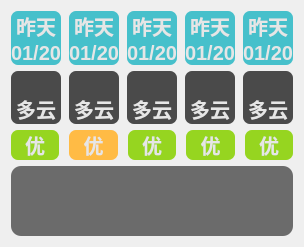
       <widget class="QWidget" name="widget04" native="true">
        <property name="maximumSize">
         <size>
          <width>16777215</width>
          <height>400</height>
         </size>
        </property>
        <property name="styleSheet">
         <string notr="true"/>
        </property>
        <layout class="QVBoxLayout" name="verticalLayout_3">
         <item>
          <widget class="QWidget" name="widget0401" native="true">
           <property name="styleSheet">
            <string notr="true">QLabel{
		font-size: 20px;
      font-weight: bold;
}
</string>
           </property>
           <layout class="QGridLayout" name="gridLayout_3">
            <property name="leftMargin">
             <number>0</number>
            </property>
            <property name="topMargin">
             <number>0</number>
            </property>
            <property name="rightMargin">
             <number>0</number>
            </property>
            <property name="bottomMargin">
             <number>0</number>
            </property>
            <property name="horizontalSpacing">
             <number>8</number>
            </property>
            <property name="verticalSpacing">
             <number>0</number>
            </property>
            <item row="0" column="4">
             <widget class="QLabel" name="labelday4">
              <property name="font">
               <font>
                <pointsize>-1</pointsize>
                <weight>75</weight>
                <bold>true</bold>
               </font>
              </property>
              <property name="styleSheet">
               <string notr="true">color: rgb(230, 230, 230);
border-radius: 7px;
background-color: rgb(70, 192, 203);
border-bottom-right-radius:0px;
border-bottom-left-radius:0px;</string>
              </property>
              <property name="text">
               <string>昨天</string>
              </property>
              <property name="alignment">
               <set>Qt::AlignBottom|Qt::AlignHCenter</set>
              </property>
             </widget>
            </item>
            <item row="1" column="3">
             <widget class="QLabel" name="labelDate3">
              <property name="font">
               <font>
                <pointsize>-1</pointsize>
                <weight>75</weight>
                <bold>true</bold>
               </font>
              </property>
              <property name="styleSheet">
               <string notr="true">color: rgb(230, 230, 230);
border-radius: 7px;
background-color: rgb(70, 192, 203);
border-top-right-radius:0px;
border-top-left-radius:0px;</string>
              </property>
              <property name="text">
               <string>01/20</string>
              </property>
              <property name="alignment">
               <set>Qt::AlignCenter</set>
              </property>
             </widget>
            </item>
            <item row="0" column="2">
             <widget class="QLabel" name="labelday2">
              <property name="font">
               <font>
                <pointsize>-1</pointsize>
                <weight>75</weight>
                <bold>true</bold>
               </font>
              </property>
              <property name="styleSheet">
               <string notr="true">color: rgb(230, 230, 230);
border-radius: 7px;
background-color: rgb(70, 192, 203);
border-bottom-right-radius:0px;
border-bottom-left-radius:0px;</string>
              </property>
              <property name="text">
               <string>昨天</string>
              </property>
              <property name="alignment">
               <set>Qt::AlignBottom|Qt::AlignHCenter</set>
              </property>
             </widget>
            </item>
            <item row="0" column="0">
             <widget class="QLabel" name="labelday0">
              <property name="font">
               <font>
                <pointsize>-1</pointsize>
                <weight>75</weight>
                <bold>true</bold>
               </font>
              </property>
              <property name="styleSheet">
               <string notr="true">color: rgb(230, 230, 230);
border-radius: 7px;
background-color: rgb(70, 192, 203);
border-bottom-right-radius:0px;
border-bottom-left-radius:0px;</string>
              </property>
              <property name="text">
               <string>昨天</string>
              </property>
              <property name="alignment">
               <set>Qt::AlignBottom|Qt::AlignHCenter</set>
              </property>
             </widget>
            </item>
            <item row="1" column="0">
             <widget class="QLabel" name="labelDate0">
              <property name="font">
               <font>
                <pointsize>-1</pointsize>
                <weight>75</weight>
                <bold>true</bold>
               </font>
              </property>
              <property name="styleSheet">
               <string notr="true">color: rgb(230, 230, 230);
border-radius: 7px;
background-color: rgb(70, 192, 203);
border-top-right-radius:0px;
border-top-left-radius:0px;</string>
              </property>
              <property name="text">
               <string>01/20</string>
              </property>
              <property name="alignment">
               <set>Qt::AlignCenter</set>
              </property>
             </widget>
            </item>
            <item row="1" column="2">
             <widget class="QLabel" name="labelDate2">
              <property name="font">
               <font>
                <pointsize>-1</pointsize>
                <weight>75</weight>
                <bold>true</bold>
               </font>
              </property>
              <property name="styleSheet">
               <string notr="true">color: rgb(230, 230, 230);
border-radius: 7px;
background-color: rgb(70, 192, 203);
border-top-right-radius:0px;
border-top-left-radius:0px;</string>
              </property>
              <property name="text">
               <string>01/20</string>
              </property>
              <property name="alignment">
               <set>Qt::AlignCenter</set>
              </property>
             </widget>
            </item>
            <item row="1" column="4">
             <widget class="QLabel" name="labelDate4">
              <property name="font">
               <font>
                <pointsize>-1</pointsize>
                <weight>75</weight>
                <bold>true</bold>
               </font>
              </property>
              <property name="styleSheet">
               <string notr="true">color: rgb(230, 230, 230);
border-radius: 7px;
background-color: rgb(70, 192, 203);
border-top-right-radius:0px;
border-top-left-radius:0px;</string>
              </property>
              <property name="text">
               <string>01/20</string>
              </property>
              <property name="alignment">
               <set>Qt::AlignCenter</set>
              </property>
             </widget>
            </item>
            <item row="1" column="1">
             <widget class="QLabel" name="labelDate1">
              <property name="font">
               <font>
                <pointsize>-1</pointsize>
                <weight>75</weight>
                <bold>true</bold>
               </font>
              </property>
              <property name="styleSheet">
               <string notr="true">color: rgb(230, 230, 230);
border-radius: 7px;
background-color: rgb(70, 192, 203);
border-top-right-radius:0px;
border-top-left-radius:0px;</string>
              </property>
              <property name="text">
               <string>01/20</string>
              </property>
              <property name="alignment">
               <set>Qt::AlignCenter</set>
              </property>
             </widget>
            </item>
            <item row="0" column="3">
             <widget class="QLabel" name="labelday3">
              <property name="font">
               <font>
                <pointsize>-1</pointsize>
                <weight>75</weight>
                <bold>true</bold>
               </font>
              </property>
              <property name="styleSheet">
               <string notr="true">color: rgb(230, 230, 230);
border-radius: 7px;
background-color: rgb(70, 192, 203);
border-bottom-right-radius:0px;
border-bottom-left-radius:0px;</string>
              </property>
              <property name="text">
               <string>昨天</string>
              </property>
              <property name="alignment">
               <set>Qt::AlignBottom|Qt::AlignHCenter</set>
              </property>
             </widget>
            </item>
            <item row="0" column="1">
             <widget class="QLabel" name="labelday1">
              <property name="font">
               <font>
                <pointsize>-1</pointsize>
                <weight>75</weight>
                <bold>true</bold>
               </font>
              </property>
              <property name="styleSheet">
               <string notr="true">color: rgb(230, 230, 230);
border-radius: 7px;
background-color: rgb(70, 192, 203);
border-bottom-right-radius:0px;
border-bottom-left-radius:0px;</string>
              </property>
              <property name="text">
               <string>昨天</string>
              </property>
              <property name="alignment">
               <set>Qt::AlignBottom|Qt::AlignHCenter</set>
              </property>
             </widget>
            </item>
           </layout>
          </widget>
         </item>
         <item>
          <widget class="QWidget" name="widget0402" native="true">
           <property name="styleSheet">
            <string notr="true">QLabel {
    font-size: 20px;
    font-weight: bol
}</string>
           </property>
           <layout class="QGridLayout" name="gridLayout_4">
            <property name="leftMargin">
             <number>0</number>
            </property>
            <property name="topMargin">
             <number>0</number>
            </property>
            <property name="rightMargin">
             <number>0</number>
            </property>
            <property name="bottomMargin">
             <number>0</number>
            </property>
            <property name="horizontalSpacing">
             <number>8</number>
            </property>
            <property name="verticalSpacing">
             <number>0</number>
            </property>
            <item row="1" column="3">
             <widget class="QLabel" name="lbweatherTypeDate3">
              <property name="font">
               <font>
                <pointsize>-1</pointsize>
                <weight>75</weight>
                <bold>true</bold>
               </font>
              </property>
              <property name="styleSheet">
               <string notr="true">color: rgb(230, 230, 230);
border-radius: 7px;
background-color: rgb(74, 74, 74);
border-top-right-radius:0px;
border-top-left-radius:0px;</string>
              </property>
              <property name="text">
               <string>多云</string>
              </property>
              <property name="alignment">
               <set>Qt::AlignCenter</set>
              </property>
             </widget>
            </item>
            <item row="0" column="2">
             <widget class="QLabel" name="labelWeatherIcon2">
              <property name="styleSheet">
               <string notr="true">color: rgb(230, 230, 230);
background-color: rgb(74, 74, 74);
border-radius: 7px;

border-bottom-right-radius:0px;
border-bottom-left-radius:0px;</string>
              </property>
              <property name="text">
               <string/>
              </property>
              <property name="pixmap">
               <pixmap resource="../../res/res.qrc">:/img/DuoYun.png</pixmap>
              </property>
              <property name="scaledContents">
               <bool>false</bool>
              </property>
              <property name="alignment">
               <set>Qt::AlignCenter</set>
              </property>
             </widget>
            </item>
            <item row="1" column="4">
             <widget class="QLabel" name="lbweatherTypeDate4">
              <property name="font">
               <font>
                <pointsize>-1</pointsize>
                <weight>75</weight>
                <bold>true</bold>
               </font>
              </property>
              <property name="styleSheet">
               <string notr="true">color: rgb(230, 230, 230);
border-radius: 7px;
background-color: rgb(74, 74, 74);
border-top-right-radius:0px;
border-top-left-radius:0px;</string>
              </property>
              <property name="text">
               <string>多云</string>
              </property>
              <property name="alignment">
               <set>Qt::AlignCenter</set>
              </property>
             </widget>
            </item>
            <item row="0" column="0">
             <widget class="QLabel" name="labelWeatherIcon0">
              <property name="minimumSize">
               <size>
                <width>20</width>
                <height>20</height>
               </size>
              </property>
              <property name="maximumSize">
               <size>
                <width>10000</width>
                <height>1000</height>
               </size>
              </property>
              <property name="styleSheet">
               <string notr="true">color: rgb(230, 230, 230);
background-color: rgb(74, 74, 74);
border-radius: 7px;

border-bottom-right-radius:0px;
border-bottom-left-radius:0px;</string>
              </property>
              <property name="text">
               <string/>
              </property>
              <property name="pixmap">
               <pixmap resource="../../res/res.qrc">:/img/DuoYun.png</pixmap>
              </property>
              <property name="scaledContents">
               <bool>false</bool>
              </property>
              <property name="alignment">
               <set>Qt::AlignCenter</set>
              </property>
             </widget>
            </item>
            <item row="0" column="3">
             <widget class="QLabel" name="labelWeatherIcon3">
              <property name="styleSheet">
               <string notr="true">color: rgb(230, 230, 230);
background-color: rgb(74, 74, 74);
border-radius: 7px;

border-bottom-right-radius:0px;
border-bottom-left-radius:0px;</string>
              </property>
              <property name="text">
               <string/>
              </property>
              <property name="pixmap">
               <pixmap resource="../../res/res.qrc">:/img/DuoYun.png</pixmap>
              </property>
              <property name="scaledContents">
               <bool>false</bool>
              </property>
              <property name="alignment">
               <set>Qt::AlignCenter</set>
              </property>
             </widget>
            </item>
            <item row="1" column="1">
             <widget class="QLabel" name="lbweatherTypeDate1">
              <property name="font">
               <font>
                <pointsize>-1</pointsize>
                <weight>75</weight>
                <bold>true</bold>
               </font>
              </property>
              <property name="styleSheet">
               <string notr="true">color: rgb(230, 230, 230);
border-radius: 7px;
background-color: rgb(74, 74, 74);
border-top-right-radius:0px;
border-top-left-radius:0px;</string>
              </property>
              <property name="text">
               <string>多云</string>
              </property>
              <property name="alignment">
               <set>Qt::AlignCenter</set>
              </property>
             </widget>
            </item>
            <item row="1" column="0">
             <widget class="QLabel" name="lbweatherTypeDate0">
              <property name="font">
               <font>
                <pointsize>-1</pointsize>
                <weight>75</weight>
                <bold>true</bold>
               </font>
              </property>
              <property name="styleSheet">
               <string notr="true">color: rgb(230, 230, 230);
border-radius: 7px;
background-color: rgb(74, 74, 74);
border-top-right-radius:0px;
border-top-left-radius:0px;</string>
              </property>
              <property name="text">
               <string>多云</string>
              </property>
              <property name="alignment">
               <set>Qt::AlignCenter</set>
              </property>
             </widget>
            </item>
            <item row="0" column="4">
             <widget class="QLabel" name="labelWeatherIcon4">
              <property name="styleSheet">
               <string notr="true">color: rgb(230, 230, 230);
background-color: rgb(74, 74, 74);
border-radius: 7px;

border-bottom-right-radius:0px;
border-bottom-left-radius:0px;</string>
              </property>
              <property name="text">
               <string/>
              </property>
              <property name="pixmap">
               <pixmap resource="../../res/res.qrc">:/img/DuoYun.png</pixmap>
              </property>
              <property name="scaledContents">
               <bool>false</bool>
              </property>
              <property name="alignment">
               <set>Qt::AlignCenter</set>
              </property>
             </widget>
            </item>
            <item row="1" column="2">
             <widget class="QLabel" name="lbweatherTypeDate2">
              <property name="font">
               <font>
                <pointsize>-1</pointsize>
                <weight>75</weight>
                <bold>true</bold>
               </font>
              </property>
              <property name="styleSheet">
               <string notr="true">color: rgb(230, 230, 230);
border-radius: 7px;
background-color: rgb(74, 74, 74);
border-top-right-radius:0px;
border-top-left-radius:0px;</string>
              </property>
              <property name="text">
               <string>多云</string>
              </property>
              <property name="alignment">
               <set>Qt::AlignCenter</set>
              </property>
             </widget>
            </item>
            <item row="0" column="1">
             <widget class="QLabel" name="labelWeatherIcon1">
              <property name="styleSheet">
               <string notr="true">color: rgb(230, 230, 230);
background-color: rgb(74, 74, 74);
border-radius: 7px;

border-bottom-right-radius:0px;
border-bottom-left-radius:0px;</string>
              </property>
              <property name="text">
               <string/>
              </property>
              <property name="pixmap">
               <pixmap resource="../../res/res.qrc">:/img/DuoYun.png</pixmap>
              </property>
              <property name="scaledContents">
               <bool>false</bool>
              </property>
              <property name="alignment">
               <set>Qt::AlignCenter</set>
              </property>
             </widget>
            </item>
           </layout>
          </widget>
         </item>
         <item>
          <widget class="QWidget" name="widget0403" native="true">
           <property name="styleSheet">
            <string notr="true">QLabel {
    font-size: 20px;
    font-weight: bold;
    background: transparent; /* 顺手解决黑边问题 */
    color: white;
}</string>
           </property>
           <layout class="QHBoxLayout" name="horizontalLayout_7">
            <property name="spacing">
             <number>10</number>
            </property>
            <property name="leftMargin">
             <number>0</number>
            </property>
            <property name="topMargin">
             <number>0</number>
            </property>
            <property name="rightMargin">
             <number>0</number>
            </property>
            <property name="bottomMargin">
             <number>0</number>
            </property>
            <item>
             <widget class="QLabel" name="labelaiq0">
              <property name="font">
               <font>
                <pointsize>-1</pointsize>
                <weight>75</weight>
                <bold>true</bold>
               </font>
              </property>
              <property name="styleSheet">
               <string notr="true">color: rgb(230, 230, 230);
background-color: rgb(150, 213, 32);
border-radius: 7px;</string>
              </property>
              <property name="text">
               <string>优</string>
              </property>
              <property name="alignment">
               <set>Qt::AlignCenter</set>
              </property>
             </widget>
            </item>
            <item>
             <widget class="QLabel" name="labelaiq1">
              <property name="font">
               <font>
                <pointsize>-1</pointsize>
                <weight>75</weight>
                <bold>true</bold>
               </font>
              </property>
              <property name="styleSheet">
               <string notr="true">color: rgb(230, 230, 230);
background-color: rgb(255, 187, 69);
border-radius: 7px;</string>
              </property>
              <property name="text">
               <string>优</string>
              </property>
              <property name="alignment">
               <set>Qt::AlignCenter</set>
              </property>
             </widget>
            </item>
            <item>
             <widget class="QLabel" name="labelaiq2">
              <property name="font">
               <font>
                <pointsize>-1</pointsize>
                <weight>75</weight>
                <bold>true</bold>
               </font>
              </property>
              <property name="styleSheet">
               <string notr="true">color: rgb(230, 230, 230);
background-color: rgb(150, 213, 32);
border-radius: 7px;</string>
              </property>
              <property name="text">
               <string>优</string>
              </property>
              <property name="alignment">
               <set>Qt::AlignCenter</set>
              </property>
             </widget>
            </item>
            <item>
             <widget class="QLabel" name="labelaiq3">
              <property name="font">
               <font>
                <pointsize>-1</pointsize>
                <weight>75</weight>
                <bold>true</bold>
               </font>
              </property>
              <property name="styleSheet">
               <string notr="true">color: rgb(230, 230, 230);
background-color: rgb(150, 213, 32);
border-radius: 7px;</string>
              </property>
              <property name="text">
               <string>优</string>
              </property>
              <property name="alignment">
               <set>Qt::AlignCenter</set>
              </property>
             </widget>
            </item>
            <item>
             <widget class="QLabel" name="labelaiq4">
              <property name="font">
               <font>
                <pointsize>-1</pointsize>
                <weight>75</weight>
                <bold>true</bold>
               </font>
              </property>
              <property name="styleSheet">
               <string notr="true">color: rgb(230, 230, 230);
background-color: rgb(150, 213, 32);
border-radius: 7px;</string>
              </property>
              <property name="text">
               <string>优</string>
              </property>
              <property name="alignment">
               <set>Qt::AlignCenter</set>
              </property>
             </widget>
            </item>
           </layout>
          </widget>
         </item>
         <item>
          <widget class="QWidget" name="widget0404" native="true">
           <property name="minimumSize">
            <size>
             <width>280</width>
             <height>70</height>
            </size>
           </property>
           <property name="maximumSize">
            <size>
             <width>600</width>
             <height>150</height>
            </size>
           </property>
           <property name="styleSheet">
            <string notr="true">background-color: rgb(107, 107, 107);
border-radius: 10px;</string>
           </property>
          </widget>
         </item>
        </layout>
       </widget>
